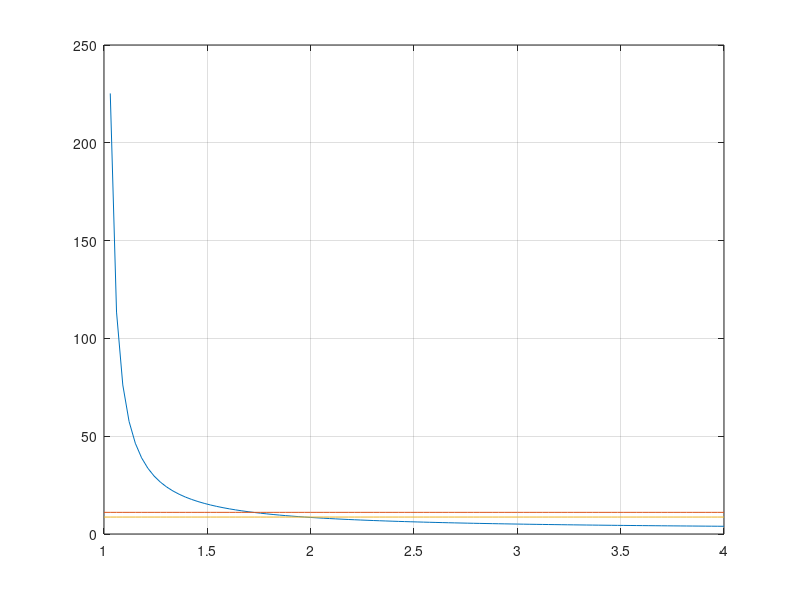

MATLAB code for this plot:
clear;
close all;

k = linspace(1, 4);

t_1 = 1/(0.9^5) + 4 ./ (k.*0.9^5 - 0.9^5);

t_2 = 1/(1.8 - 0.5 * 0.9^5) + ...
    1./(0.9^5 - 0.5 * 0.9^5) + ...
    1./(0.9^4 - 0.5 * 0.9^5) + ...
    1./(0.9^3 - 0.5 * 0.9^5) + ...
    1./(0.9^2 - 0.5 * 0.9^5) + 0*k;


t_3 = 0.9 / (1.8 - 0.45) + 3.6 ./ (0.9 - 0.45) + 0*k;

plot(k, t_1);
hold on
plot(k, t_2);
plot(k, t_3);
grid
% axis([0.05 0.95 0 100])
